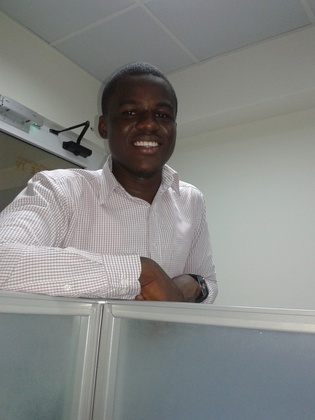
%> input picture Imaging Codes/matlab code/senya.jpg, 315 x 420 px, shrunk from 1920 x 2560 before the run
$ octave homework9.m   (GNU Octave 9; MATLAB toolbox functions it lacks are replaced by stand-ins)
%> lines starting %> are read from the running program, lines starting %| are printed output that depends on the picture; in (x1, y1, x2, y2) boxes, pixels count from 0 and x2, y2 are one past the last pixel; in counts of white or black regions, pixels touching at a corner belong together; the program's own positions count from 1
%> further down, bw is the input picture: size 420x315x3 uint8; mean R, G, B 133.1, 134.9, 133
### Imaging Codes/codes/mySimple.m
function [Gx] =mySimple(bw)

bw=uint8((1/3)*(double(bw(:,:,1))+double(bw(:,:,2))+double(bw(:,:,3))));
%> bw: size 420x315 uint8
bw=im2bw(bw);
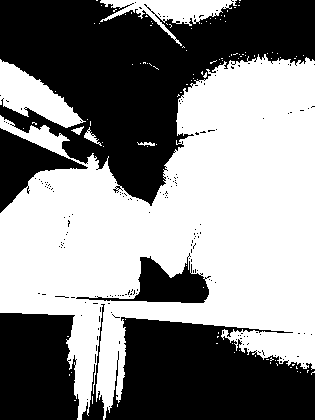
%> bw: size 420x315 logical; 52.9% white; 189 black regions (183 under 20 px), largest, box (x1, y1, x2, y2) and area: (0, 0, 315, 206) 32221, (105, 317, 315, 420) 16095, (0, 313, 79, 420) 7763, (0, 128, 88, 213) 2833, (76, 253, 211, 303) 2429, (82, 304, 105, 420) 575
[r,c]=size(bw);
%> r = 420; c = 315
bwdbl= double(bw);
%%%%Apply a mask
maskx=[-1 0 1];
OUT = zeros(r-3,c-3);
for idx = 1:(r-3)
    for jdx=1:(c-3)
        bwsquare = bwdbl(idx:(idx+2),jdx:(jdx+2));
        res=maskx.*bwsquare;
        OUT(idx,jdx)=sum(sum(res));
    end
end
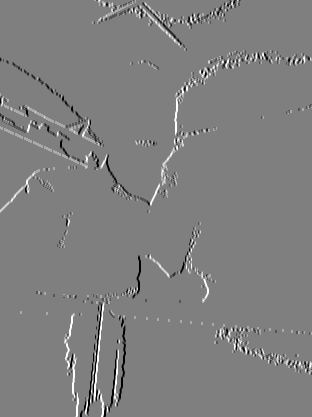
%> OUT: size 417x312 double; min -3, max 3, mean 0.00699; drawn with min black and max white
Gx = OUT;
end

### Imaging Codes/codes/homework9.m
% %%%Reading the image
bw = imread('senya.jpg');
I = rgb2gray(bw);

%%%QUESTION 1
%%%%%% SIMPLE
Gx = mySimple(bw);
% figure();
% subplot(1,2,1),imshow(I),title('Original Image');
% subplot(1,2,2),imshow(Gx),title('Simple Edge');

%%%%Prewit
BW1=edge(I,'prewitt','vertical');
%> BW1: size 420x315 logical; 2.9% white in thin lines or dots, all inside (x1, y1, x2, y2) = (0, 64, 219, 420)
BW2=edge(I,'prewitt','horizontal');
%> BW2: size 420x315 logical; 2.8% white in thin lines or dots, all inside (x1, y1, x2, y2) = (0, 64, 315, 333)
BW3=edge(I,'prewitt','both');
%> BW3: size 420x315 logical; 3.6% white in thin lines or dots, all inside (x1, y1, x2, y2) = (0, 65, 315, 420)

%%%%Sobel
SW1=edge(I,'sobel','vertical');
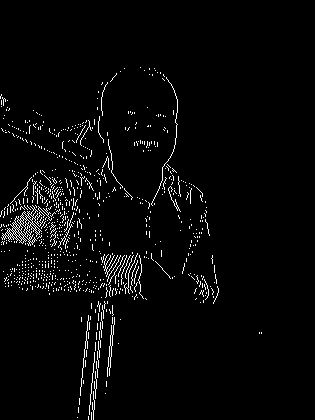
%> SW1: size 420x315 logical; 3% white in thin lines or dots, all inside (x1, y1, x2, y2) = (0, 67, 262, 420)
SW2=edge(I,'sobel','horizontal');
SW3=edge(I,'sobel','both');
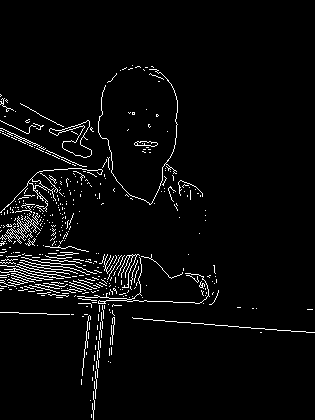
%> SW3: size 420x315 logical; 3.7% white in thin lines or dots, all inside (x1, y1, x2, y2) = (0, 65, 315, 420)
% [8 lines of commented-out code are left out]


%%%QUESTION 2
gaussian=edge(I,'log');
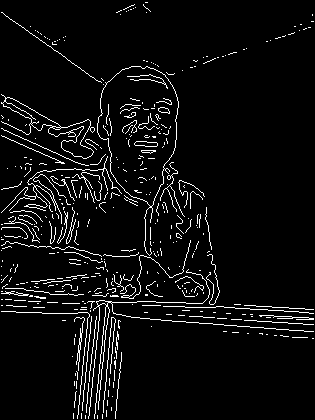
%> gaussian: size 420x315 logical; 5.4% white in thin lines or dots
% figure();
% imshow(gaussian),title('Laplacian operator');


%%QUESTION 3
[u,v] = size(I);
%> u = 420; v = 315
newimage=double(I)+10*randn(u,v);
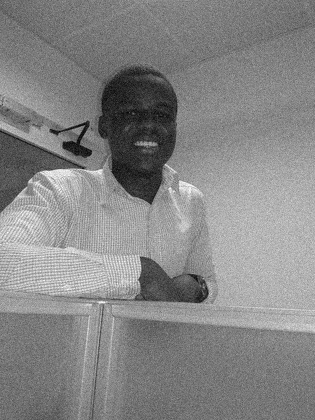
%> newimage: size 420x315 double; min -9.92, max 264.2, mean 134.2; drawn with min black and max white
P=edge(newimage,'log');
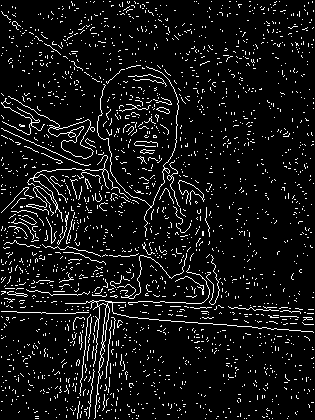
%> P: size 420x315 logical; 7.6% white in thin lines or dots
figure();
imshow(P),title('Noise operator');

$ run again, with Imaging Codes/matlab code/fred.jpg copied over Imaging Codes/matlab code/senya.jpg
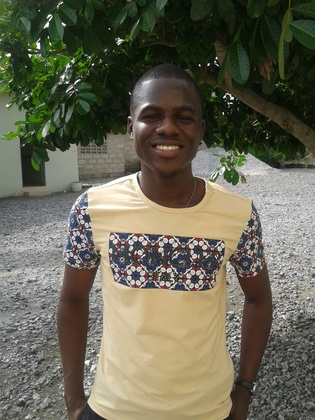
%> input picture Imaging Codes/matlab code/fred.jpg, 315 x 420 px, shrunk from 1920 x 2560 before the run
%> bw is the input picture: size 420x315x3 uint8; mean R, G, B 104.7, 102.7, 84.9
%> in mySimple, `bw=im2bw(bw);`:
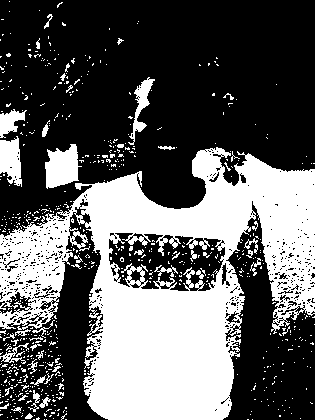
%> bw: size 420x315 logical; 37.4% white; 663 white regions (617 under 20 px), largest, box (x1, y1, x2, y2) and area: (0, 147, 315, 420) 43021, (45, 144, 82, 189) 1122, (0, 136, 22, 187) 792
%> BW1: size 420x315 logical; 4% white in thin lines or dots
%> BW2: size 420x315 logical; 4.2% white in thin lines or dots
%> BW3: size 420x315 logical; 4.4% white in thin lines or dots
%> SW1: size 420x315 logical; 4% white in thin lines or dots
%> SW2: size 420x315 logical; 4.3% white in thin lines or dots
%> SW3: size 420x315 logical; 4.4% white in thin lines or dots
%> gaussian: size 420x315 logical; 8.6% white in thin lines or dots
%> `P=edge(newimage,'log');`:
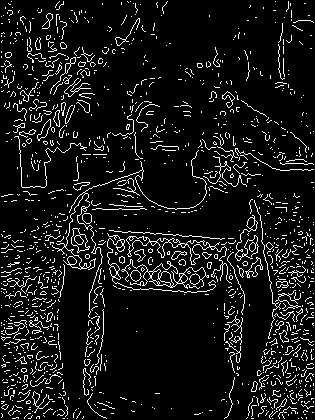
%> P: size 420x315 logical; 8.7% white in thin lines or dots
